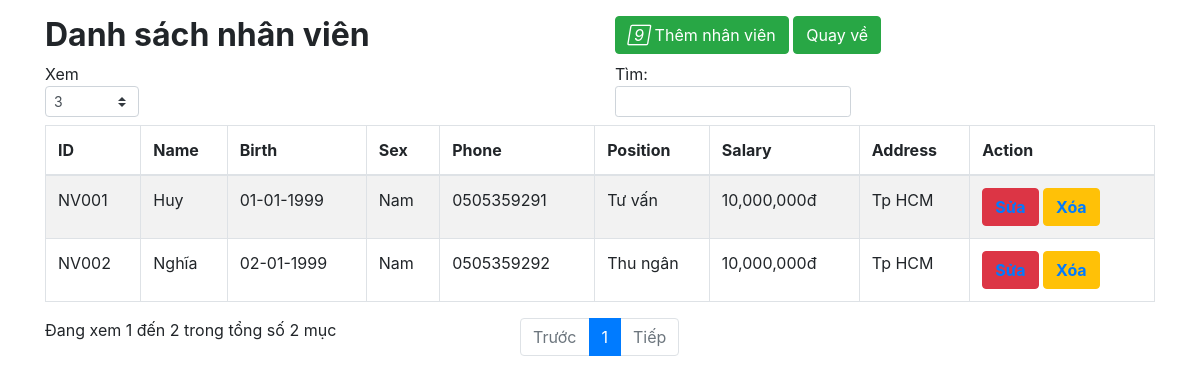
Screenshot of /quanlynhanvien.php (signed in) with the database file from the repository.
### tables this page shows
CREATE TABLE `nhanvien` (
  `id` varchar(255) NOT NULL,
  `name` varchar(255) NOT NULL,
  `birth` date NOT NULL,
  `sex` varchar(255) NOT NULL,
  `phone` varchar(255) NOT NULL,
  `position` varchar(255) NOT NULL,
  `salary` int(11) NOT NULL,
  `address` varchar(255) NOT NULL
);

### quanlynhanvien.php (the view, shortened to what this page needs)
<?php
    include 'admin/db.php';
?>
<!DOCTYPE html>
<html lang="en">
<head>
    <link rel="stylesheet" href="https://maxcdn.bootstrapcdn.com/bootstrap/4.4.1/css/bootstrap.min.css">
</head>
<body>
    <div class="container">
        <div class="table-wrapper">
            <div class="table-title">
                <div class="row">
                    <div class="col-sm-6 float-right">
                        <h2><b>Danh sách nhân viên</b></h2>
                    </div>
                    <div class="col-sm-6">
                        <a href="#addStaff" class="btn btn-success" data-toggle="modal"><i class="material-icons"></i>
                            <span>Thêm nhân viên</span></a>
                        <a href="index.php" class="btn btn-success">
                            <span>Quay về</span></a>
                    </div>
                </div>
            </div>
            <table id="example" class="table table-striped table-bordered" style="width:100%">
                <thead>
                    <tr>
                        <th>ID</th>
                        <th>Name</th>
                        <th>Birth</th>
                        <th>Sex</th>
                        <th>Phone</th>
                        <th>Position</th>
                        <th>Salary</th>
                        <th>Address</th>
                        <th>Action</th>
                    </tr>
                </thead>
                <tbody>
                    <?php
			$result = mysqli_query($conn,"SELECT * FROM nhanvien");
				while($row = mysqli_fetch_array($result)) {
			?>
                    <tr id="<?php echo $row["id"]; ?>">
                        <td><?php echo $row["id"]; ?></td>
                        <td><?php echo $row["name"]; ?></td>
                        <td><?php echo date('d-m-Y', strtotime($row["birth"])); ?></td>
                        <td><?php echo $row["sex"]; ?></td>
                        <td><?php echo $row["phone"]; ?></td>
                        <td><?php echo $row["position"]; ?></td>
                        <td><?php echo number_format($row["salary"]) . "đ";  ?></td>
                        <td><?php echo $row["address"]; ?></td>
                        <td>
                            <button type="button" class="btn btn-danger" id="edit"><a href="#editStaff" class="edit"
                                    data-toggle="modal">
                                    <b class="update" data-toggle="tooltip" data-id="<?php echo $row["id"]; ?>"
                                        data-name="<?php echo $row["name"]; ?>"
                                        data-birth="<?php echo $row["birth"]; ?>" data-sex="<?php echo $row["sex"]; ?>"
                                        data-phone="<?php echo $row["phone"]; ?>"
                                        data-position="<?php echo $row["position"]; ?>"
                                        data-salary="<?php echo $row["salary"]; ?>"
                                        data-address="<?php echo $row["address"]; ?>" title=" Edit">Sửa</b>
                                </a></button>
                            <button type="button" class="btn btn-warning" id="del"><a href="#deleteStaff" class="delete"
                                    data-id="<?php echo $row["id"]; ?>" data-toggle="modal"><b data-toggle="tooltip"
                                        title="Delete">Xóa</b></a></button>
                        </td>
                    </tr>
                    <?php
			}
			?>
                </tbody>
            </table>
        </div>
</body>
</html>

### rows the page displays
nhanvien: id "NV001", name "Huy", birth "01-01-1999", sex "Nam", phone "0505359291", position "Tư vấn", salary "10,000,000", address "Tp HCM"
nhanvien: id "NV002", name "Nghĩa", birth "02-01-1999", sex "Nam", phone "0505359292", position "Thu ngân", salary "10,000,000", address "Tp HCM"
